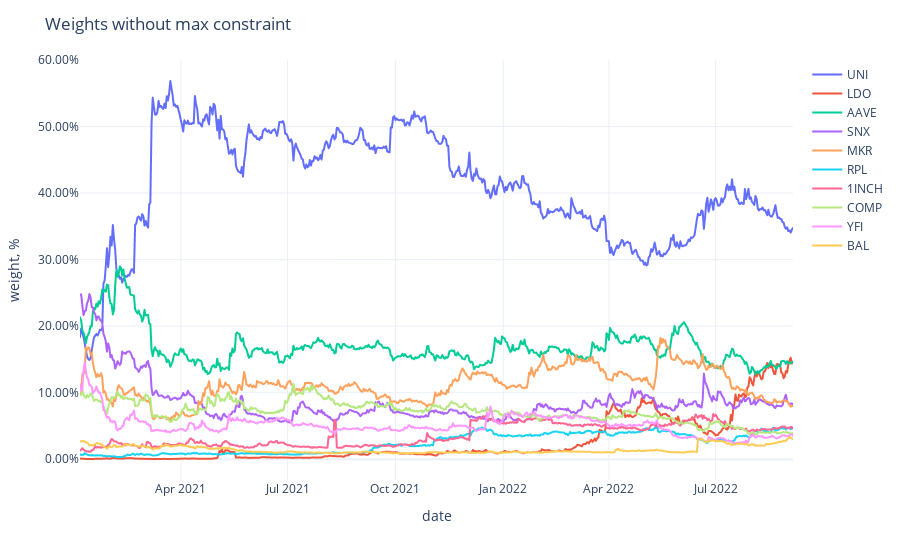

The cell this chart's notebook holds for it:
### Code cell
fig = px.line(weights,
              labels={'value': 'weight, %', 'variable': ''})
fig.update_traces(
    hovertemplate="%{y}"
)
fig.update_yaxes(
    tickformat=".2%",
)
fig.update_xaxes(
    showspikes=True,
    spikethickness=2,
    spikedash="dot",
    spikecolor="#999999",
    spikemode="across",
)
fig.update_layout(
    ## showlegend=False,
    hovermode="x",
    hoverdistance=100,  ## Distance to show hover label of data point
    spikedistance=1000,  ## Distance to show spike
    template='plotly_white',
    title='Weights without max constraint'
)

### Figure 1 — Plotly figure (JSON) as saved in the notebook; plotly's stock layout.template omitted (floating-point values rounded to 4 significant figures; data arrays with more than 128 entries replaced by an {"elided": "..."} marker saying what was removed)
{"data": [{"hovertemplate": "%{y}", "legendgroup": "UNI", "line": {"color": "#636efa", "dash": "solid"}, "marker": {"symbol": "circle"}, "mode": "lines", "name": "UNI", "showlegend": true, "type": "scattergl", "x": {"elided": "609 str values"}, "xaxis": "x", "y": {"elided": "609 float values"}, "yaxis": "y"}, {"hovertemplate": "%{y}", "legendgroup": "LDO", "line": {"color": "#EF553B", "dash": "solid"}, "marker": {"symbol": "circle"}, "mode": "lines", "name": "LDO", "showlegend": true, "type": "scattergl", "x": {"elided": "609 str values"}, "xaxis": "x", "y": {"elided": "609 float values"}, "yaxis": "y"}, {"hovertemplate": "%{y}", "legendgroup": "AAVE", "line": {"color": "#00cc96", "dash": "solid"}, "marker": {"symbol": "circle"}, "mode": "lines", "name": "AAVE", "showlegend": true, "type": "scattergl", "x": {"elided": "609 str values"}, "xaxis": "x", "y": {"elided": "609 float values"}, "yaxis": "y"}, {"hovertemplate": "%{y}", "legendgroup": "SNX", "line": {"color": "#ab63fa", "dash": "solid"}, "marker": {"symbol": "circle"}, "mode": "lines", "name": "SNX", "showlegend": true, "type": "scattergl", "x": {"elided": "609 str values"}, "xaxis": "x", "y": {"elided": "609 float values"}, "yaxis": "y"}, {"hovertemplate": "%{y}", "legendgroup": "MKR", "line": {"color": "#FFA15A", "dash": "solid"}, "marker": {"symbol": "circle"}, "mode": "lines", "name": "MKR", "showlegend": true, "type": "scattergl", "x": {"elided": "609 str values"}, "xaxis": "x", "y": {"elided": "609 float values"}, "yaxis": "y"}, {"hovertemplate": "%{y}", "legendgroup": "RPL", "line": {"color": "#19d3f3", "dash": "solid"}, "marker": {"symbol": "circle"}, "mode": "lines", "name": "RPL", "showlegend": true, "type": "scattergl", "x": {"elided": "609 str values"}, "xaxis": "x", "y": {"elided": "609 float values"}, "yaxis": "y"}, {"hovertemplate": "%{y}", "legendgroup": "1INCH", "line": {"color": "#FF6692", "dash": "solid"}, "marker": {"symbol": "circle"}, "mode": "lines", "name": "1INCH", "showlegend": true, "type": "scattergl", "x": {"elided": "609 str values"}, "xaxis": "x", "y": {"elided": "609 float values"}, "yaxis": "y"}, {"hovertemplate": "%{y}", "legendgroup": "COMP", "line": {"color": "#B6E880", "dash": "solid"}, "marker": {"symbol": "circle"}, "mode": "lines", "name": "COMP", "showlegend": true, "type": "scattergl", "x": {"elided": "609 str values"}, "xaxis": "x", "y": {"elided": "609 float values"}, "yaxis": "y"}, {"hovertemplate": "%{y}", "legendgroup": "YFI", "line": {"color": "#FF97FF", "dash": "solid"}, "marker": {"symbol": "circle"}, "mode": "lines", "name": "YFI", "showlegend": true, "type": "scattergl", "x": {"elided": "609 str values"}, "xaxis": "x", "y": {"elided": "609 float values"}, "yaxis": "y"}, {"hovertemplate": "%{y}", "legendgroup": "BAL", "line": {"color": "#FECB52", "dash": "solid"}, "marker": {"symbol": "circle"}, "mode": "lines", "name": "BAL", "showlegend": true, "type": "scattergl", "x": {"elided": "609 str values"}, "xaxis": "x", "y": {"elided": "609 float values"}, "yaxis": "y"}], "layout": {"autosize": true, "hoverdistance": 100, "hovermode": "x", "legend": {"title": {"text": ""}, "tracegroupgap": 0}, "margin": {"t": 60}, "spikedistance": 1000, "title": {"text": "Weights without max constraint"}, "xaxis": {"anchor": "y", "autorange": true, "domain": [0, 1], "range": ["2021-01-05", "2022-09-05"], "showspikes": true, "spikecolor": "#999999", "spikedash": "dot", "spikemode": "across", "spikethickness": 2, "title": {"text": "date"}, "type": "date"}, "yaxis": {"anchor": "x", "autorange": true, "domain": [0, 1], "range": [-0.03127, 0.6], "tickformat": ".2%", "title": {"text": "weight, %"}, "type": "linear"}}}
